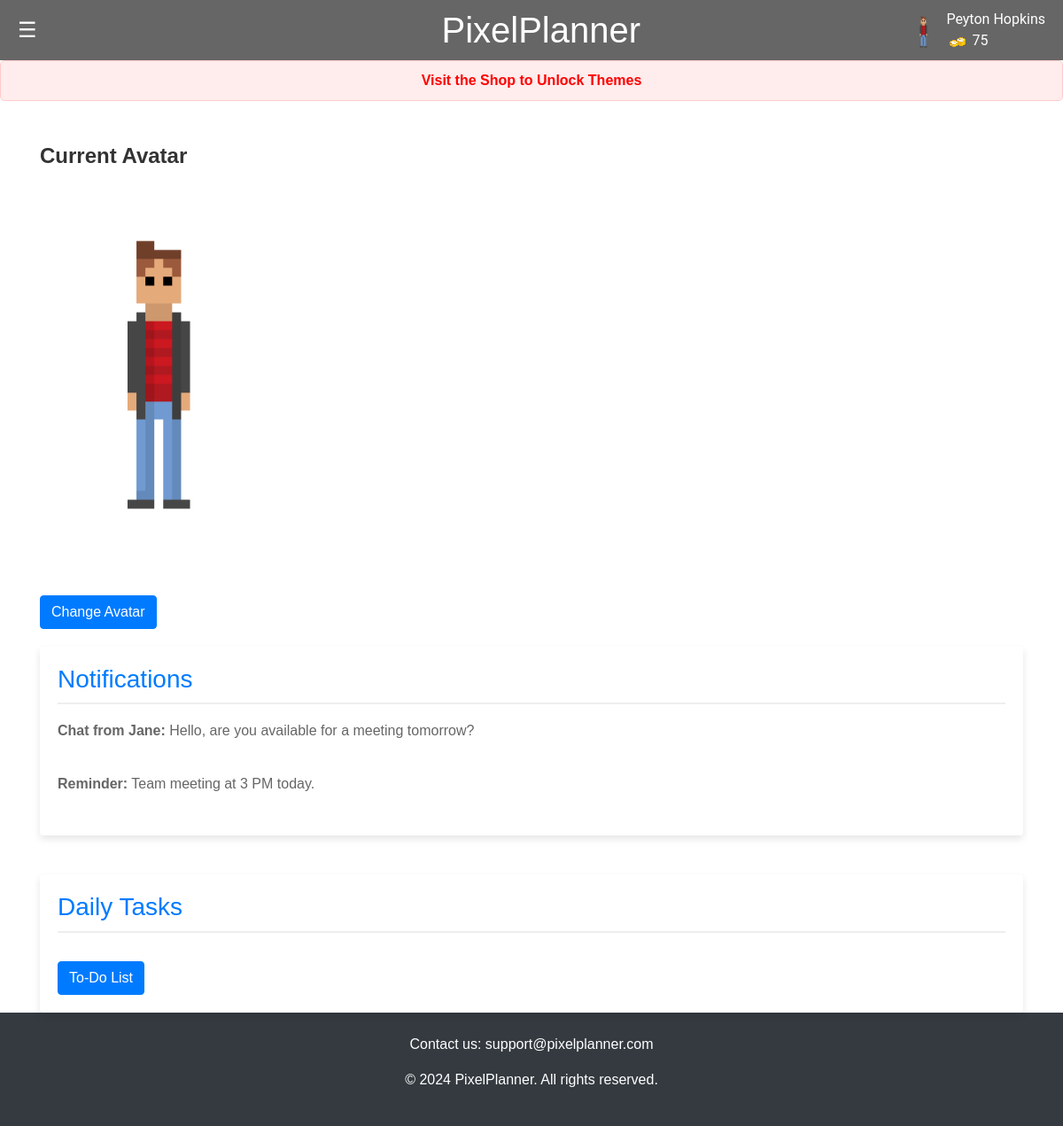
The page /dashboard (signed in) on the database its author committed.
### app.py (models this page shows, shortened)
class User(db.Model):
    id = db.Column(db.Integer, primary_key=True)
    name = db.Column(db.String(100), nullable=False)
    email = db.Column(db.String(100), unique=True)
    password = db.Column(db.String(100))
    canvas_api_key = db.Column(db.String(255))
    course_codes_list = db.Column(db.String(255))
    avatar = db.Column(db.String(255))
    coins = db.Column(db.Integer)
    color_picker_unlocked = db.Column(db.Boolean, default=False)
    user_items = db.relationship('UserItem', backref='user', lazy=True, cascade="all, delete, delete-orphan")

### app.py (the view)
@app.route('/dashboard')
def dashboard():
    if 'email' not in session:
        flash('Please log in to access the dashboard.')
        return redirect(url_for('login'))
    user = User.query.filter_by(email=session['email']).first()
    assignments = Todo.query.all()
    if not user:
        flash('User not found.')
        return redirect(url_for('login'))
    return render_template('dashboard.html', user=user, tasks = assignments)

### templates/dashboard.html (shortened to what this page needs)
<!DOCTYPE html>
<html lang="en">
<head>
  <link rel="stylesheet" href="https://cdn.jsdelivr.net/npm/bootstrap@4.6.2/dist/css/bootstrap.min.css">
  <link rel="stylesheet" href="/static/css/styles.css">
</head>
<header>
    <div class="menu-icon" onmouseover="openNav()" onmouseout="closeNav()">&#9776;</div>
    <h1>PixelPlanner</h1>
    <div class="profile-info">
        <img src="{{ url_for('static', filename='images/' + user.avatar) }}" alt="User Avatar" class="avatar">
        <div class="player-info">
            <span class="player-name">{{session.get('user_name', 'Guest')}}</span>
            <span class="player-coins"><img src="{{ url_for('static', filename='images/coin.png') }}" alt="Coin"> {{
                user.coins }}</span>
</header>
<body>
    {% if user.color_picker_unlocked %}
    <form class="color-picker">
        <fieldset>
            <legend class="visually-hidden">Pick a color scheme</legend>
            <label for="light" class="visually-hidden">Light Theme</label>
            <input type="radio" name="theme" id="light" checked>
            <label for="pink" class="visually-hidden">Pink Theme</label>
            <input type="radio" name="theme" id="pink">
            <label for="blue" class="visually-hidden">Blue Theme</label>
            <input type="radio" name="theme" id="blue">
            <label for="green" class="visually-hidden">Green</label>
            <input type="radio" name="theme" id="green">
            <label for="dark" class="visually-hidden">Dark</label>
            <input type="radio" name="theme" id="dark">
        </fieldset>
    </form>
    {% else %}
    <p class="locked-feature-notice">Visit the Shop to Unlock Themes</p>
    {% endif %}
<div class="container mt-5">
    <div class="row">
        <div class="col-md-6">
            <h3 class="avatar-header"> Current Avatar</h3>
            <img src="{{ url_for('static', filename='images/' + (user.avatar if user.avatar else 'pixelBoy.png')) }}" alt="User Avatar" class="user-avatar-large">
            <br>
            <a href="/shop" class="btn btn-primary mt-3">Change Avatar</a>
        </div>
        <div class="col-md-12">
            <div class="notification-box rounded">
                <h3>Notifications</h3>
                <p><strong>Chat from Jane:</strong> Hello, are you available for a meeting tomorrow?</p>
                <p><strong>Reminder:</strong> Team meeting at 3 PM today.</p>
            </div>
        </div>
        <div class="col-md-12 mt-4">
            <div class="task-box rounded">
                <h3>Daily Tasks</h3>
                <a href="/todo" class="btn btn-primary mt-3">To-Do List</a>
            </div>
        </div>
    </div>
</div>
<footer class="footer bg-dark text-white py-4">
    <div class="container text-center">
        <p>Contact us: support@pixelplanner.com</p>
        <p>&copy; 2024 PixelPlanner. All rights reserved.</p>
    </div>
</footer>
</body>
</html>

### static/css/styles.css (style rules this page uses)
body, html { height: 100%; margin: 0; padding: 0; font-family: Arial, sans-serif; background-color: var(--bg-color); color: var(--text-color); }
body, html { margin: 0; padding: 0; font-family: Arial, sans-serif; }
header { display: flex; justify-content: space-between; align-items: center; background-color: var(--notification-text-color); padding: 10px 20px; position: relative; }
header h1 { margin: 0; flex-grow: 1; text-align: center; color: var(--bg-color) }
.menu-icon { cursor: pointer; font-size: 24px; color: var(--bg-color); }
.profile-info { display: flex; align-items: center; position: absolute; top: 10px; right: 20px; font-family: 'Roboto', sans-serif; color: var(--bg-color); }
.avatar { height: 50px; width: auto; border-radius: 50%; }
.player-info { display: flex; flex-direction: column; margin-left: 10px }
body { font-family: Arial, sans-serif; background-color: var(--bg-color); margin: 0; padding: 0; }
.avatar-header { color: var(--avatar-header); font-size: 24px; font-weight: bold; }
.user-avatar-large { flex: 1; width: 50%; display: flex; justify-content: center; align-items: center; }
.rounded { background-color: var(--bg-color); padding: 20px; border-radius: 8px; box-shadow: 0px 4px 8px rgba(0,0,0,0.1); margin-top: 20px; }
.notification-box h3, .task-box h3 { color: var(--link-color); border-bottom: 2px solid var(--border-color); padding-bottom: 10px; }
.notification-box p, .task-box li a { padding: 10px 0; display: block; color: var(--notification-text-color); }
.notification-box, .task-box { background-color: var(--bg-color); padding: 20px; border-radius: 10px; box-shadow: 0 4px 8px rgba(0, 0, 0, 0.1); }
:root { --bg-color: #fff; --text-color: #333; --link-color: #007bff; --hover-bg-color: #cccccc; --hover-text-decoration: underline; --notification-text-color: #666; --border-color: #eee; }
a { color: var(--link-color); }
.locked-feature-notice { color: #ff0000; font-weight: bold; padding: 10px; background-color: #ffecec; border: 1px solid #ffcccc; border-radius: 5px; text-align: center; }

### rows shown on the page
User: avatar (picture), get "Peyton Hopkins", coins "75"
